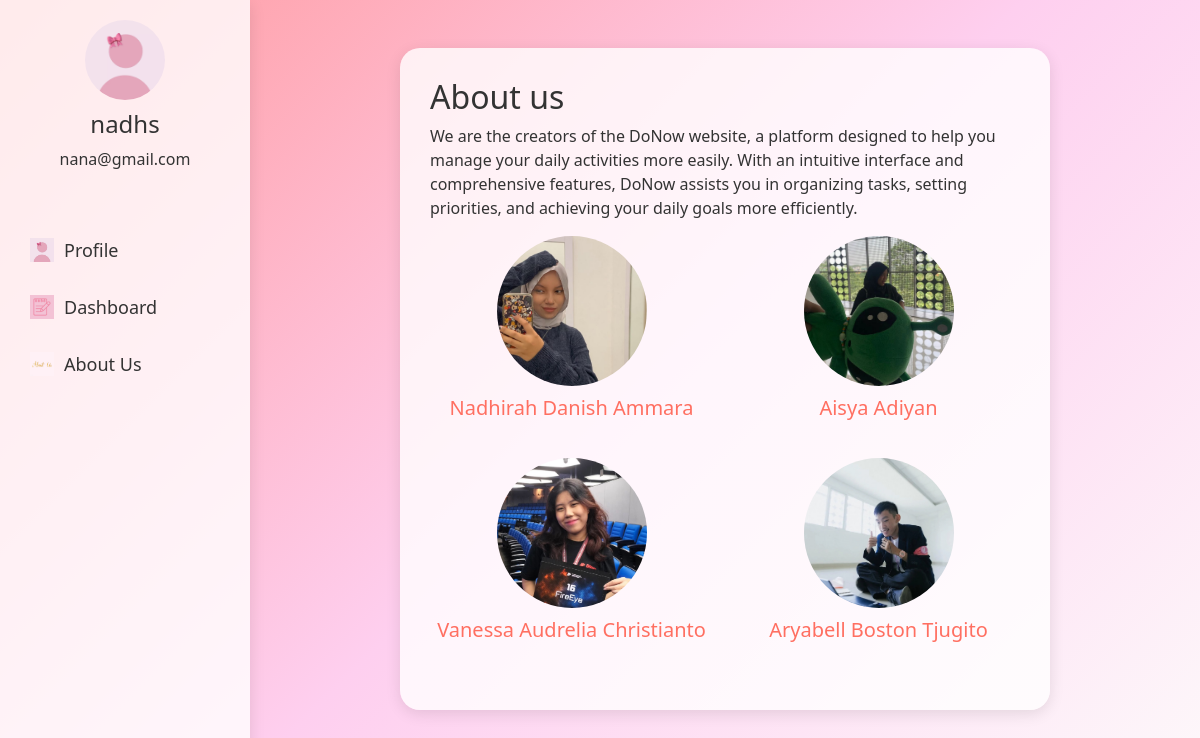
The page /about_us.php (signed in) on the database its author committed.
### tables this page shows
CREATE TABLE `users` (
  `id` int(11) NOT NULL,
  `username` varchar(50) NOT NULL,
  `email` varchar(100) NOT NULL,
  `password` varchar(255) NOT NULL,
  `profile_photo` varchar(255) DEFAULT NULL,
  `reset_token` varchar(100) DEFAULT NULL,
  `reset_expiry` datetime DEFAULT NULL
);

### about_us.php (the view, shortened to what this page needs)
<?php
require 'config.php';
$user_id = $_SESSION['user_id'];
$stmt = $conn->prepare("SELECT username, email, profile_photo FROM users WHERE id = ?");
$stmt->bind_param("i", $user_id);
$stmt->execute();
$user = $stmt->get_result()->fetch_assoc();
?>
<!DOCTYPE html>
<html lang="en">
<head>
    <link href="https://cdn.jsdelivr.net/npm/bootstrap@5.3.0-alpha1/dist/css/bootstrap.min.css" rel="stylesheet">
    <link href="https://cdn.jsdelivr.net/npm/bootstrap-icons@1.10.3/font/bootstrap-icons.css" rel="stylesheet">
</head>
<body>
<div class="sidebar" id="sidebar">
    <div class="profile-card">
        <img src="<?php echo htmlspecialchars($user['profile_photo']); ?>" alt="Profile Photo">
        <h4><?php echo htmlspecialchars($user['username']); ?></h4>
        <p><?php echo htmlspecialchars($user['email']); ?></p>
    </div>
    <nav>
        <a href="profile.php" class="nav-link">
            <img src="image/icon_profile.jpg" alt="Profile Icon">
            Profile
        </a>
        <a href="dashboard.php" class="nav-link">
            <img src="image/dashboard.jpg" alt="Dashboard Icon">
            Dashboard
        </a>
        <a href="about_us.php" class="nav-link">
            <img src="image/aboutus.jpg" alt="About Us Icon">
            About Us
        </a>
    </nav>
</div>
<div class="container main-content mt-5">
    <h2>About us</h2>
    <p>We are the creators of the DoNow website, a platform designed to help you manage your daily activities more easily. With an intuitive interface and comprehensive features, DoNow assists you in organizing tasks, setting priorities, and achieving your daily goals more efficiently.</p>
    <div class="row">
        <div class="col-md-6 team-member">
            <img src="image/nadhs.png" alt="Nadhirah Danish Ammara">
            <h5>Nadhirah Danish Ammara</h5>
        </div>
        <div class="col-md-6 team-member">
            <img src="image/aisyaa.png" alt="Aisya Adiyan">
            <h5>Aisya Adiyan</h5>
        </div>
    </div>
    <div class="row">
        <div class="col-md-6 team-member">
            <img src="image/liaa.png" alt="Vanessa Audrelia Christianto">
            <h5>Vanessa Audrelia Christianto</h5>
        </div>
        <div class="col-md-6 team-member">
            <img src="image/aryaa.png" alt="Aryabell Boston Tjugito">
            <h5>Aryabell Boston Tjugito</h5>
        </div>
    </div>
</div>
</body>
</html>

### about_us.php (style rules this page uses)
body { background: linear-gradient(135deg, #ff9a9e 0%, #fecfef 50%, #fdfbfb 100%, #f6d365 100%, #fda085 100%); font-family: 'Segoe UI', Tahoma, Geneva, Verdana, sans-serif; color: #333; min-height: 100vh; }
.container { margin-top: 30px; background: rgba(255, 255, 255, 0.8); border-radius: 20px; padding: 30px; box-shadow: 0px 4px 15px rgba(0, 0, 0, 0.1); width: calc(100% - 550px); margin-left: 400px; }
.sidebar { width: 250px; background-color: rgba(255, 255, 255, 0.8); padding: 20px; height: 100vh; position: fixed; top: 0; left: 0; display: flex; flex-direction: column; box-shadow: 0 4px 15px rgba(0, 0, 0, 0.1); transform: translateX(0); transition: transform 0.3s ease; z-index: 1000; }
.profile-card { text-align: center; margin-bottom: 30px; }
.profile-card img { width: 80px; height: 80px; border-radius: 50%; margin-bottom: 10px; }
.nav-link { font-size: 18px; margin: 10px 0; display: flex; align-items: center; padding: 10px; text-decoration: none; color: #333; transition: background 0.3s ease; }
.nav-link img { margin-right: 10px; width: 24px; height: 24px; }
.team-member { text-align: center; margin-bottom: 30px; }
.team-member img { width: 150px; height: 150px; border-radius: 50%; object-fit: cover; }
.team-member h5 { margin-top: 10px; color: #ff6f61; }

### rows shown on the page
users: profile_photo (picture), username "nadhs", email "nana@gmail.com"
